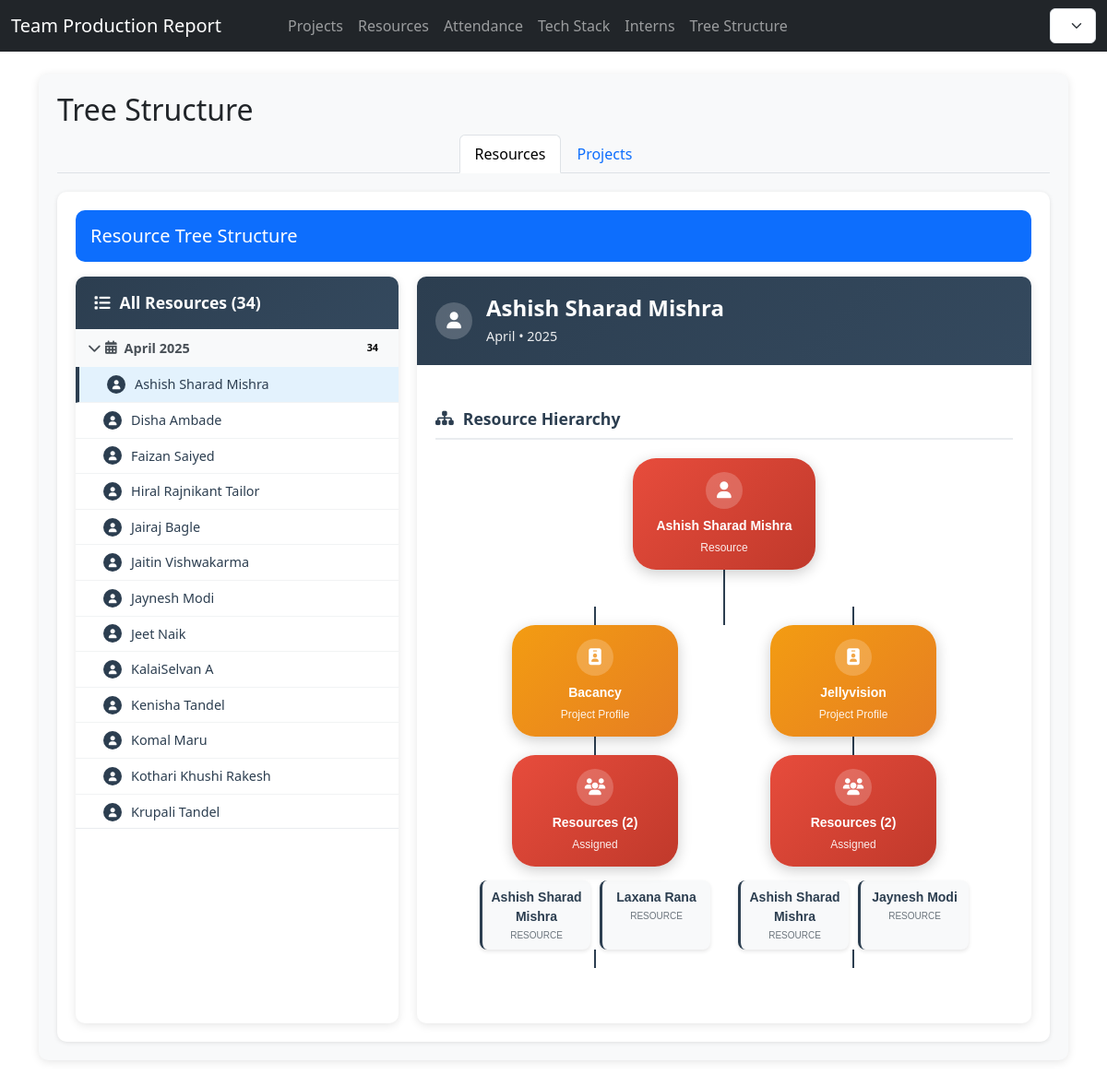
The app's page /projects/tree-structure/ with its own data.
### resources/models.py (models this page shows, shortened)
class Resource(models.Model):
    resource_name = models.CharField(
        max_length=100,
        help_text="Enter the full name of the resource"
    )
    year = models.PositiveIntegerField(
        help_text="Enter the year manually (e.g., 2025)"
    )
    month = models.PositiveSmallIntegerField(
        choices=[(i, calendar.month_name[i]) for i in range(1, 13)],
        help_text="Enter the month manually (1-12)"
    )
    working_days = models.FloatField(
        null=True,
        blank=True,
        help_text="Leave blank to auto-calculate (Mon-Fri + 1st Saturday)"
    )
    present_day = models.FloatField(
        default=0,
        help_text="Days resource was present"
    )
    present_hours = models.FloatField(
        default=0,
        help_text="Auto-calculated as present_day * 8 hours if not set"
    )
    created_at = models.DateTimeField(auto_now_add=True)
    counting = models.FloatField(default=0, help_text="Counting value")
    is_active = models.BooleanField(
        default=True,
        help_text="Uncheck to deactivate this resource instead of deleting."
    )
    class Meta:
        db_table = 'resources'
        ordering = ['-year', '-month', 'resource_name']
        verbose_name = 'Resource'
        verbose_name_plural = 'Resources'
        unique_together = ('resource_name', 'year', 'month')

### projects/models.py (models this page shows, shortened)
class Project(models.Model):
    PROJECT_TYPE_CHOICES = [
        ('REGULAR', 'Regular Project'),
        ('FIXED_COST', 'Fixed Cost Project'),
    ]
    project_name = models.CharField(max_length=100)
    project_type = models.CharField(
        max_length=20,
        choices=PROJECT_TYPE_CHOICES,
        default='REGULAR'
    )
    year = models.PositiveIntegerField(
        help_text="Enter the year for this project report (e.g., 2025)"
    )
    month = models.PositiveSmallIntegerField(
        choices=[(i, calendar.month_name[i]) for i in range(1, 13)],
        help_text="Enter the month for this project report (1–12)"
    )
    project_profile = models.ForeignKey(
        Resource,
        on_delete=models.PROTECT,
        related_name='profiled_projects',
        help_text="Main profile/resource for this project"
    )
    resources = models.ManyToManyField(
        Resource,
        related_name='assigned_projects',
        blank=True,
        help_text="Multiple resources can be assigned to this project"
    )
    poc = models.ManyToManyField(
        Resource,
        related_name='poc_projects',
        blank=True,
        help_text="Multiple POCs can be assigned to this project"
    )
    present_day = models.FloatField(
        default=0,
        validators=[MinValueValidator(0)],
        help_text="Number of days the project was active"
    )
    billable_days = models.FloatField(
        default=0,
        validators=[MinValueValidator(0)],
        help_text="Number of billable days"
    )
    non_billable_days = models.FloatField(
        default=0,
        validators=[MinValueValidator(0)],
        help_text="Number of non-billable days"
    )
    billable_hours = models.FloatField(
        default=0,
        editable=False,
        help_text="Auto-calculated from billable_days × 8"
    )
    non_billable_hours = models.FloatField(
        default=0,
        editable=False,
        help_text="Auto-calculated from non_billable_days × 8"
    )
    extra_hours = models.FloatField(
        null=True,
        blank=True,
        default=0,
        validators=[MinValueValidator(0)],
        help_text="Any additional hours (optional)"
    )
    is_active = models.BooleanField(default=True, help_text="For soft deletion")
    created_at = models.DateTimeField(auto_now_add=True)
    counting = models.FloatField(default=0, help_text="Counting value")
    updated_at = models.DateTimeField(auto_now=True)
    class Meta:
        db_table = 'projects'
        ordering = ['-year', '-month', 'project_name']
        verbose_name = 'Project'
        verbose_name_plural = 'Projects'

### projects/views.py (the view, shortened to what this page needs)
# urls.py: path("tree-structure/", views.tree_structure_view, name="tree_structure"),
def tree_structure_view(request):
    projects = Project.objects.prefetch_related('resources', 'project_profile', 'poc').filter(is_active=True).order_by('project_name')
    resources = Resource.objects.filter(is_active=True).order_by('resource_name')
    selected_project_id = request.GET.get('project')
    selected_project = None
    if selected_project_id:
        try:
            selected_project = Project.objects.prefetch_related('resources', 'project_profile', 'poc').get(id=selected_project_id, is_active=True)
        except Project.DoesNotExist:
            selected_project = None
    if not selected_project and projects.exists():
        selected_project = projects.first()
    projects_by_period = {}
    for project in projects:
        period_key = f"{project.year}-{project.month:02d}"
        if period_key not in projects_by_period:
            projects_by_period[period_key] = {
                'year': project.year,
                'month': project.month,
                'month_name': project.get_month_display(),
                'projects': []
            }
        projects_by_period[period_key]['projects'].append(project)
    sorted_periods = sorted(projects_by_period.keys(), reverse=True)
    resources = Resource.objects.filter(is_active=True).order_by('-year', '-month', 'resource_name')
    selected_resource_id = request.GET.get('resource')
    selected_resource = None
    if not selected_resource and resources.exists():
        selected_resource = resources.first()
    resources_by_period = {}
    for resource in resources:
        period_key = f"{resource.year}-{resource.month:02d}"
        if period_key not in resources_by_period:
            resources_by_period[period_key] = {
                'year': resource.year,
                'month': resource.month,
                'month_name': resource.get_month_display(),
                'resources': []
            }
        resources_by_period[period_key]['resources'].append(resource)
    sorted_resource_periods = sorted(resources_by_period.keys(), reverse=True)
    total_projects = projects.count()
    total_resources = resources.count()
    total_billable_hours = sum(p.billable_hours for p in projects)
    total_non_billable_hours = sum(p.non_billable_hours for p in projects)
    total_hours = total_billable_hours + total_non_billable_hours
    context = {
        'projects_by_period': projects_by_period,
        'sorted_periods': sorted_periods,
        'selected_project': selected_project,
        'resources_by_period': resources_by_period,
        'sorted_resource_periods': sorted_resource_periods,
        'selected_resource': selected_resource,
        'total_projects': total_projects,
        'total_resources': total_resources,
        'total_billable_hours': total_billable_hours,
        'total_non_billable_hours': total_non_billable_hours,
        'total_hours': total_hours,
    }
    return render(request, 'projects/tree_structure.html', context)

### projects/templatetags/project_filters.py (called while the page is built)
@register.filter
def get_item(dictionary, key):
    return dictionary.get(key)

### projects/templates/projects/tree_structure.html (shortened to what this page needs)
{% extends 'base.html' %}
{% load static %}
{% load project_filters %}
{% block content %}
<div class="tree-container">
    <h2 class="mb-2">Tree Structure</h2>
    <ul class="nav nav-tabs justify-content-center" id="tabSelector" role="tablist">
        <li class="nav-item">
            <a class="nav-link active" id="resources-tab" data-toggle="tab" href="#resources" role="tab"
                aria-controls="resources" aria-selected="true">Resources</a>
        </li>
        <li class="nav-item">
            <a class="nav-link" id="projects-tab" data-toggle="tab" href="#projects" role="tab" aria-controls="projects"
                aria-selected="false">Projects</a>
        </li>
    </ul>
    <div class="tab-content" id="tabContent">
        <div class="tab-pane fade show active" id="resources" role="tabpanel" aria-labelledby="resources-tab">
            <div class="card-header bg-primary text-white" style="border-radius:10px;">
                <h5 class="mb-0 p-3">Resource Tree Structure</h5>
            </div>
            <div class="main-layout mt-3">
                <div class="sidebar">
                    <div class="sidebar-header">
                        {% if not total_resources %}All Resources{% else %}<i class="fas fa-list"></i> All Resources ({{ total_resources }}){% endif %}
                    </div>
                    <div class="project-list">
                        {% if sorted_resource_periods %}
                        {% for period_key in sorted_resource_periods %}
                        {% with period=resources_by_period|get_item:period_key %}
                        <div class="period-section">
                            <div class="period-header" onclick="togglePeriod(this)">
                                <i class="fas fa-chevron-right toggle-icon"></i>
                                <i class="fas fa-calendar-alt"></i>
                                {{ period.month_name }} {{ period.year }}
                                <span style="margin-left: auto;" class="badge badge-light badge-dark-text">{{ period.resources|length }}</span>
                            </div>
                            <div class="period-projects">
                                {% for resource in period.resources %}
                                <div class="project-item {% if selected_resource.id == resource.id %}active{% endif %}" onclick="selectResource('{{ resource.id }}')">
                                    <div class="project-icon"><i class="fas fa-user"></i></div>
                                    <div class="project-name">{{ resource.resource_name }}</div>
                                </div>
                                {% endfor %}
                            </div>
                        </div>
                        {% endwith %}
                        {% endfor %}
                        {% else %}
                        <div class="empty-state">
                            <h5>No Resources Found</h5>
                            <p>Add your first resource to get started.</p>
                        </div>
                        {% endif %}
                    </div>
                </div>
                <div class="detail-panel" id="resource-detail-panel">
                    {% if selected_resource %}
                    <div class="detail-header">
                        <div class="detail-icon"><i class="fas fa-user"></i></div>
                        <div class="detail-title">
                            <h2>{{ selected_resource.resource_name }}</h2>
                            <p>{{ selected_resource.get_month_display }} • {{ selected_resource.year }}</p>
                        </div>
                    </div>
                    <div class="detail-content">
                        <div class="section-title"><i class="fas fa-sitemap"></i> Resource Hierarchy</div>
                        <div class="tree-structure">
                            <div class="tree-container-vertical">
                                <div class="tree-level">
                                    <div class="tree-node">
                                        <div class="tree-node-content resource">
                                            <div class="tree-node-icon"><i class="fas fa-user"></i></div>
                                            <div class="tree-node-name">{{ selected_resource.resource_name }}</div>
                                            <div class="tree-node-type">Resource</div>
                                        </div>
                                        {% if selected_resource.assigned_projects.all %}
                                        <div class="tree-connector"></div>
                                        {% else %}
                                        <div class="tree-connector no-children"></div>
                                        {% endif %}
                                    </div>
                                </div>
                                {% if selected_resource.assigned_projects.all %}
                                <div class="tree-level">
                                    <div class="tree-children">
                                        {% for project in selected_resource.assigned_projects.all %}
                                        <div class="tree-child">
                                            <div class="tree-node-content profile">
                                                <div class="tree-node-icon"><i class="fas fa-id-badge"></i></div>
                                                <div class="tree-node-name">{{ project.project_name }}</div>
                                                <div class="tree-node-type">Project Profile</div>
                                            </div>
                                            {% if project.resources.all or project.poc.all %}
                                            <div class="tree-connector"></div>
                                            {% else %}
                                            <div class="tree-connector no-children"></div>
                                            {% endif %}
                                            {% if project.resources.all or project.poc.all %}
                                            <div class="tree-children-grid">
                                                {% if project.resources.all %}
                                                <div class="tree-child">
                                                    <div class="tree-node-content resource">
                                                        <div class="tree-node-icon"><i class="fas fa-users"></i></div>
                                                        <div class="tree-node-name">Resources ({{ project.resources.count }})</div>
                                                        <div class="tree-node-type">Assigned</div>
                                                    </div>
                                                    <div class="resource-stats">
                                                        {% for res in project.resources.all %}
                                                        <div class="resource-stat-item">
                                                            <div class="resource-stat-value">{{ res.resource_name }}</div>
                                                            <div class="resource-stat-label">Resource</div>
                                                        </div>
                                                        {% endfor %}
                                                    </div>
                                                </div>
                                                {% endif %}
                                            </div>
                                            {% endif %}
                                        </div>
                                        {% endfor %}
                                    </div>
                                </div>
                                {% else %}
                                <div class="empty-state" style="padding: 20px;">
                                    <p>No projects assigned to this resource.</p>
                                </div>
                                {% endif %}
                            </div>
                        </div>
                    </div>
                    {% else %}
                    <div class="empty-state">
                        <h5>Select a Resource</h5>
                        <p>Choose a resource from the left sidebar to view its detailed structure.</p>
                    </div>
                    {% endif %}
                </div>
            </div>
        </div>
    </div>
</div>
{% endblock %}

### records on screen
Resource: resource_name "Ashish Sharad Mishra", month "April", year "2025"
Resource: resource_name "Disha Ambade"
Resource: resource_name "Faizan Saiyed"
Resource: resource_name "Hiral Rajnikant Tailor"
Resource: resource_name "Jairaj Bagle"
Resource: resource_name "Jaitin Vishwakarma"
Resource: resource_name "Jaynesh Modi"
Resource: resource_name "Jeet Naik"
Resource: resource_name "KalaiSelvan A"
Resource: resource_name "Kenisha Tandel"
Resource: resource_name "Komal Maru"
Resource: resource_name "Kothari Khushi Rakesh"
Resource: resource_name "Krupali Tandel"
Project: project_name "Bacancy", resources.count "2"
Resource: resource_name "Laxana Rana"
Project: project_name "Jellyvision", resources.count "2"

### other values on screen
{{ total_resources }} "34"
{{ period.month_name }} "April"
{{ period.year }} "2025"
{{ period.resources|length }} "34"
